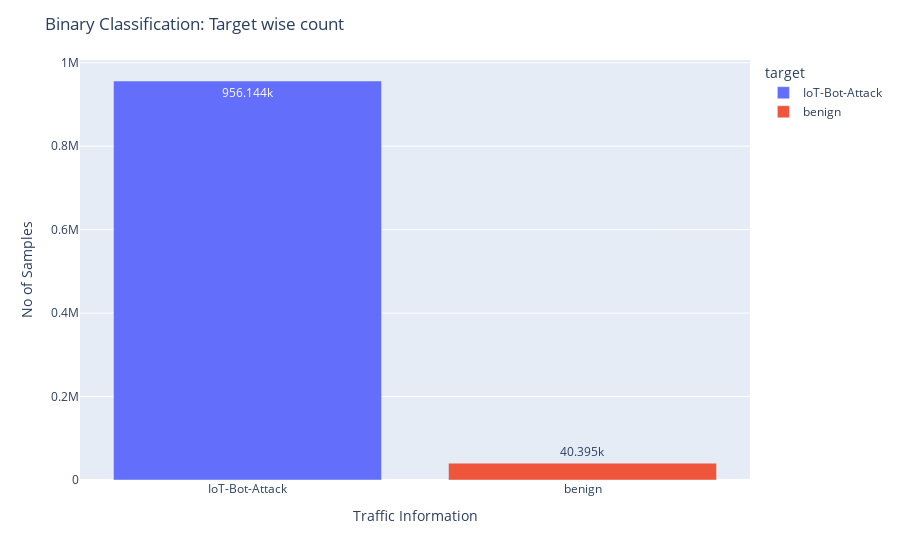

Source (notebook cell):
### Code cell
binary_opt1_df = df.copy()
binary_opt1_df["target"].replace(regex=r'^mirai-[a-z]*', value='IoT-Bot-Attack', inplace=True)
binary_opt1_df["target"].replace(regex=r'^gafgyt-[a-z]*', value='IoT-Bot-Attack', inplace=True)
binary_target_counts = binary_opt1_df["target"].value_counts()
display_bar_chart(binary_target_counts, binary_target_counts.index, binary_target_counts.values, 
                  "Binary Classification: Target wise count", "Traffic Information", "No of Samples")

### Figure 1 — Plotly figure (JSON) as saved in the notebook; plotly's stock layout.template omitted (floating-point values rounded to 4 significant figures)
{"data": [{"alignmentgroup": "True", "hovertemplate": "target=%{x}<br>y=%{y}<extra></extra>", "legendgroup": "IoT-Bot-Attack", "marker": {"color": "#636efa", "pattern": {"shape": ""}}, "name": "IoT-Bot-Attack", "offsetgroup": "IoT-Bot-Attack", "orientation": "v", "showlegend": true, "textposition": "auto", "texttemplate": "%{y}", "type": "bar", "x": ["IoT-Bot-Attack"], "xaxis": "x", "y": [956144], "yaxis": "y"}, {"alignmentgroup": "True", "hovertemplate": "target=%{x}<br>y=%{y}<extra></extra>", "legendgroup": "benign", "marker": {"color": "#EF553B", "pattern": {"shape": ""}}, "name": "benign", "offsetgroup": "benign", "orientation": "v", "showlegend": true, "textposition": "auto", "texttemplate": "%{y}", "type": "bar", "x": ["benign"], "xaxis": "x", "y": [40395], "yaxis": "y"}], "layout": {"barmode": "relative", "legend": {"title": {"text": "target"}, "tracegroupgap": 0}, "margin": {"t": 60}, "title": {"text": "Binary Classification: Target wise count"}, "xaxis": {"anchor": "y", "categoryarray": ["IoT-Bot-Attack", "benign"], "categoryorder": "array", "domain": [0, 1], "title": {"text": "Traffic Information"}}, "yaxis": {"anchor": "x", "domain": [0, 1], "title": {"text": "No of Samples"}}}}
